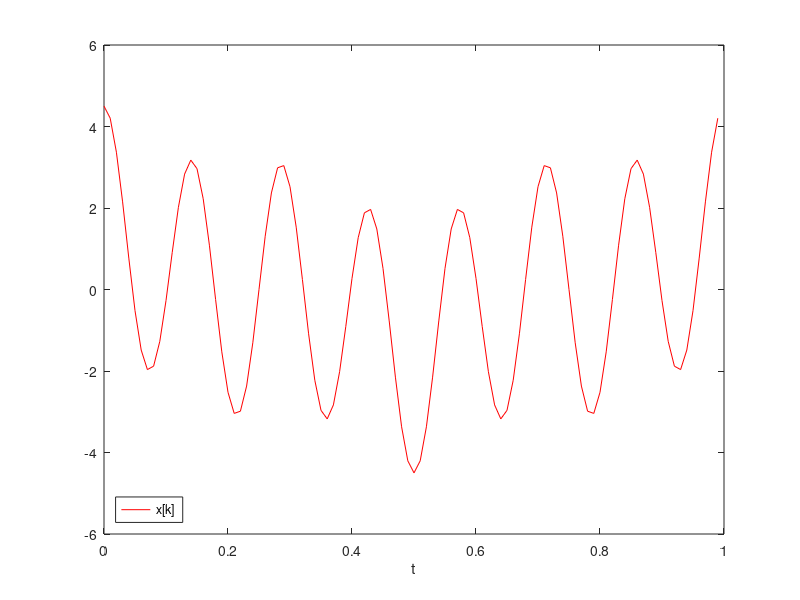

MATLAB code for this plot: (Note: this script raises an error after producing the figure.)
close all
clear all
clc

%% 1.1

f1 = 1; %frekvencije odabiranja
f2 = 3;
f3 = 7;
fs = 100;
f = [f3 f1 f2]; %raspored  je drugaciji zbog sortiranja peak-ova u funkciji findpeaks

F1 = f1/fs; %relativne ucestanosti
F2 = f2/fs;
F3 = f3/fs;
Ts = 1/fs; %perioda odabiranja

N = [100 32 128 1024]; %broj tacaka

for i = 1:length(N)
    
    n = 0:N(i)-1;
    
    x = cos(2*pi*F1*n)+0.5*cos(2*pi*F2*n)+3*cos(2*pi*F3*n);
    
    %definisanje naziva y-ose
    if i==1
        y = 'x(t)';
        y_amp = '|X[n]|';
        y_amp_dB = '|X[n]|_{dB}';
    else
        y = ['x_' int2str(i-1) '(t)'];
        y_amp = ['X_' int2str(i-1) '[n]'];
        y_amp_dB = ['X_' int2str(i-1) '[n]_{dB}'];
    end
    
    %prikaz signala x(t)
    if i==1
        figure(1)
        %subplot(2,2,i)
        t = n/fs; %broj tacaka -> vreme
        plot(t,x,'r');
        xlabel('t');
        xlim([0 N(i)/fs])
        legend('x[k]','x(t)','Location', 'southwest')
        fig1 = gca; fig1.XAxis.TickLabelFormat = '%.1f s';
        fig1.XMinorTick = 'on';
        ylabel(y)
    end
    
    if i~=1
        
        %odredjivanje amplitudske karakteristike
        L = 2*N(4)*2^5;
        X = fft(x,L); %fft uradjen u 65536 ta?aka
        k = (0:L/2)*fs/L; %broj tacaka -> frekvencija 
        Xa = abs(X(1:length(k)));
        
        %crtanje amplitudske karakteristike
        figure(2)
        subplot(3,1,i-1)
        findpeaks(Xa,k,'SortStr', 'descend','NPeaks', 3)
        xlim([0 fs/5])
        xlabel('frequency')
        ylabel(y_amp)
        legend(y_amp,'peaks','Location', 'northeast')
        fig2 = gca; fig2.XAxis.TickLabelFormat = '%i Hz';
        fig2.XMinorTick = 'on';
        
%         %amplitudske karakteristike u dB
%
%         figure(3)
%         subplot(3,1,i-1)
%         plot(k,mag2db(Xa));
%         xlim([0 fs/5])
%         xlabel('frequency')
%         ylabel(y_amp_dB)
%         fig3 = gca; fig3.XAxis.TickLabelFormat = '%i Hz';
%         fig3.XMinorTick = 'on';
        
 %% 1.2   
        %odredjivanje frekvencija na osnovu peak-ova
        [pks, locs] = findpeaks(Xa,'SortStr', 'descend','NPeaks', 3);
        
        for c = 1:length(pks)
            peaks(i-1,c) = pks(c);
            frequencies(i-1,c) = k(locs(c)); %matrica frekvencija
            A(i-1,c) = abs(frequencies(i-1,c)-f(c)); %apsolutna greska
        end
  
%% 1.3        
        x_windowed = x.*blackman(N(i))';
        %x_windowed = x.*hann(N(i))';
        
        %H = sigwin.chebwin(N(i),50);
        %win = generate(H)';
        %x_windowed = x.*win;
        
        X_windowed = fft(x_windowed,L);
        Xa_windowed = abs(X_windowed(1:length(k)));
        
        figure(4)
        subplot(3,1,i-1)
        findpeaks(Xa_windowed,k,'SortStr', 'descend','NPeaks', 3)
        xlim([0 fs/5])
        xlabel('frequency')
        ylabel(y_amp)
        legend(y_amp,'peaks','Location', 'northeast')
        fig4 = gca; fig4.XAxis.TickLabelFormat = '%i Hz';
        fig4.XMinorTick = 'on';
 
%% 1.4        
        [pks_w, locs_w] = findpeaks(Xa_windowed,'SortStr', 'descend','NPeaks', 3);
    
        for c = 1:length(pks_w)
            peaks_w(i-1,c) = pks_w(c);
            frequencies_w(i-1,c) = k(locs_w(c)); %matrica frekvencija
            A_w(i-1,c) = abs(frequencies_w(i-1,c)-f(c)); %apsolutna greska
        end
        
%         %amplitudske karakteristike u dB
%
%         figure(5)
%         subplot(3,1,i-1)
%         plot(k,mag2db(Xa_windowed));
%         xlim([0 fs/5])
%         xlabel('frequency')
%         ylabel(y_amp_dB)
%         fig5 = gca; fig5.XAxis.TickLabelFormat = '%i Hz';
%         fig5.XMinorTick = 'on';
        
    end

end

%pamcenje slika
figure(1)
%suptitle('ulazni signal')
%savefig('ulazni signali')
%print('ulazni signali','-dsvg','-r0')
figure(2)
%suptitle('amplitudske karakteristike')
%savefig('amplitudske karakteristike')
%print('amplitudske karakteristike','-dsvg','-r0')
%figure(3)
%suptitle('amplitudske karakteristike u dB')
%savefig('amplitudske karakteristike u dB')
%print('amplitudske karakteristike u dB','-dsvg','-r0')
figure(4)
%suptitle('amplitudske karakteristike nakon Cebisevljeve prozorske funkcije')
%savefig('amplitudske karakteristike nakon Cebisevljeve prozorske funkcije')
%print('amplitudske karakteristike nakon Blackman-ove prozorske funkcije','-dsvg','-r0')
%figure(5)
%suptitle('amplitudske karakteristike u dB nakon Cebisevljeve prozorske funkcije')
%savefig('amplitudske karakteristike u dB nakon Cebisevljeve prozorske funkcije')
%print('amplitudske karakteristike u dB nakon Cebisevljeve prozorske funkcije','-dsvg','-r0')